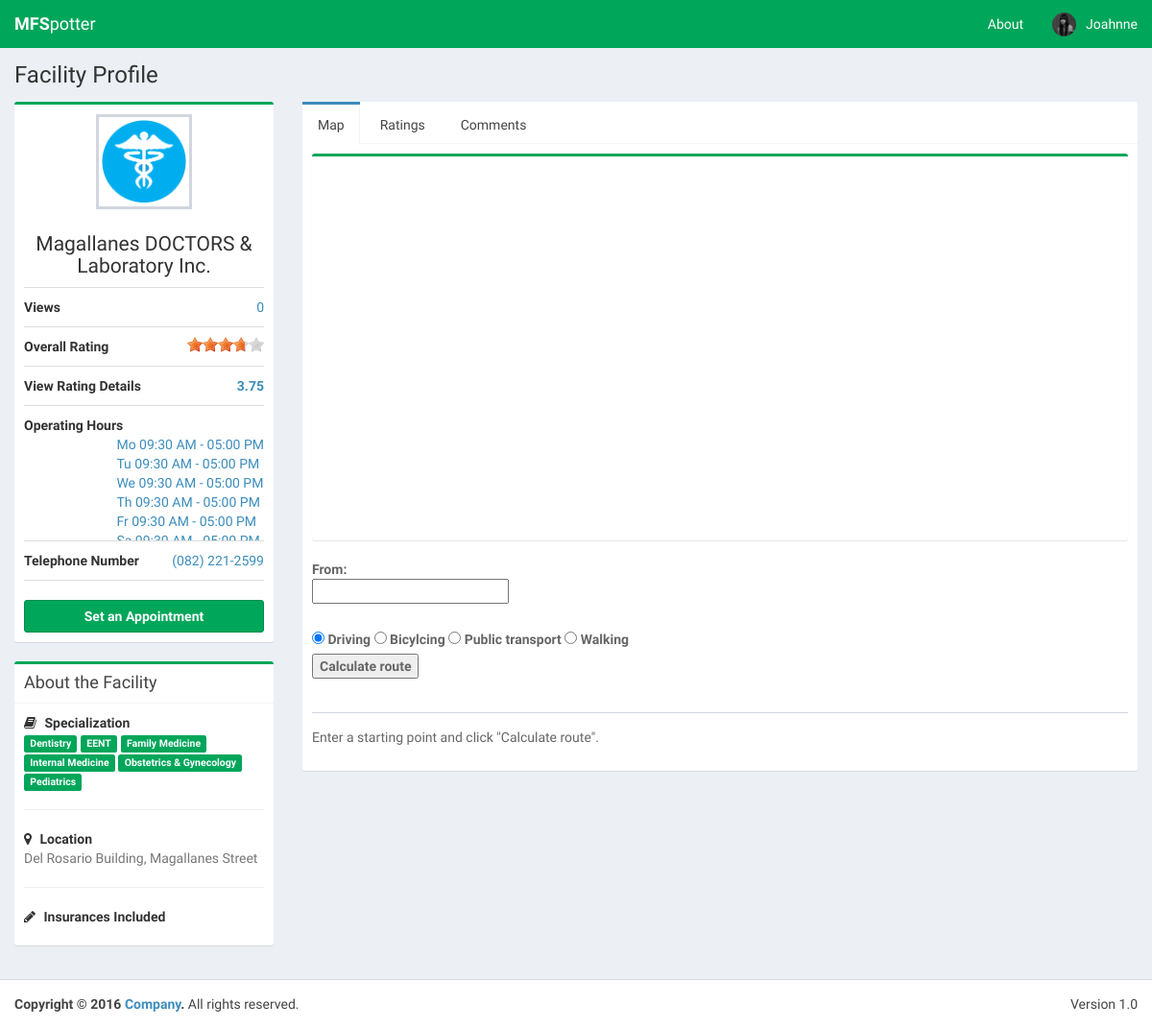
Screenshot of /facilityProfile.php?id=46 (signed in) with the database file from the repository.
### tables this page shows
CREATE TABLE IF NOT EXISTS `facility` (
  `facilityID` int(4) NOT NULL AUTO_INCREMENT,
  `facilityName` varchar(50) NOT NULL,
  `telephoneNumber` text NOT NULL,
  `longhitude` double DEFAULT NULL,
  `latitude` double DEFAULT NULL,
  `address` varchar(40) NOT NULL,
  `facilityPicture` varchar(30) NOT NULL,
  PRIMARY KEY (`facilityID`)
);

### config.php (called while the page is built, shortened)
<?php
$dbname="mfspotter";
?>

### facilityProfile.php (the view, shortened to what this page needs)
<?php
  $facility_id = $_GET["id"];
  include('config.php');
  $operating_period = array();
  $special = array();
  $viewNums = 0;
  $query = "SELECT * FROM `facility` WHERE facilityID = " . $facility_id . " ";
  $result = mysqli_query($connect, $query);
  if(mysqli_num_rows($result) > 0)
  {
    while($row = mysqli_fetch_array($result))
    {
      $facility_name = $row['facilityName'];
      $facility_tel = $row['telephoneNumber'];
      $facility_address = $row['address'];
      $facility_picture = $row['facilityPicture'];
    }
  }
  $query9 = "SELECT COUNT(viewID) AS viewID FROM `views` WHERE facilityID = " . $facility_id . " ";
  $result9 = mysqli_query($connect, $query9);
  if(mysqli_num_rows($result9) > 0)
  {
    while($row9 = mysqli_fetch_array($result9))
    {
      $viewNums = $row9['viewID'];
    }
  }
  $query4 = "SELECT specialization FROM specialization sp, hasspecialization hs, facility f WHERE f.facilityID = hs.facilityID AND sp.specializationID = hs.specializationID AND f.facilityID = " . $facility_id . " ";
  $result4 = mysqli_query($connect, $query4);
  if(mysqli_num_rows($result4) > 0)
  {
    while($row4 = mysqli_fetch_array($result4))
    {
      $special[] = $row4['specialization'];
    }
  }
  $query2 = "SELECT dayofweek, DATE_FORMAT(timeOpened, '%h:%i %p') AS Opening_Time, DATE_FORMAT(timeClosed, '%h:%i %p') AS Closing_Time FROM `operatingperiod` WHERE facilityID = " . $facility_id . " ";
  $result2 = mysqli_query($connect, $query2);
  if(mysqli_num_rows($result2) > 0)
  {
    while($row2 = mysqli_fetch_array($result2))
    {
      $operating_period[] = array($row2['dayofweek'],$row2['Opening_Time'], $row2['Closing_Time']);
    }
  }
function getOverallVotePerID($id){
  include('config.php');
  $query = "SELECT AVG(rating) as overall, (SELECT AVG(rating) as last FROM rating WHERE dateRated <= DATE_SUB(NOW(),INTERVAL 1 YEAR) AND rating.facilityID = ".$id.")/2 as oneYearBefore
  FROM rating, facility
  WHERE rating.facilityID = facility.facilityID AND facility.facilityID = ".$id."
            AND dateRated >= DATE_SUB(NOW(),INTERVAL 1 YEAR)
            GROUP BY facility.facilityID";
  $result = mysqli_query($connect, $query);
  if(mysqli_num_rows($result) > 0)
  {
    while($row = mysqli_fetch_array($result))
    {
      if($row['oneYearBefore'] == null)
      {
        return number_format($row['overall'],2);
      }
      else
      {
        return number_format(($row['overall'] + $row['oneYearBefore'])/2 ,2);
      }
    }
  }
  else
  {
    return 0;
  }
}
?>
<!DOCTYPE html>
<html>
<head>
  <link rel="stylesheet" href="bootstrap/css/bootstrap.min.css">
  <link rel="stylesheet" href="https://cdnjs.cloudflare.com/ajax/libs/font-awesome/4.5.0/css/font-awesome.min.css">
  <link rel="stylesheet" href="https://cdnjs.cloudflare.com/ajax/libs/ionicons/2.0.1/css/ionicons.min.css">
  <link rel="stylesheet" href="dist/css/AdminLTE.min.css">
  <link rel="stylesheet" href="dist/css/skins/_all-skins.min.css">
  <link rel="stylesheet" href="plugins/rateit-scripts/rateit.css">
  <link rel="stylesheet" href="http://maxcdn.bootstrapcdn.com/font-awesome/latest/css/font-awesome.min.css">
  <link rel="stylesheet" href="dist/themes/fontawesome-stars.css">
  <link rel="stylesheet" href="dist/themes/fontawesome-stars-o.css">
</head>
<body class="hold-transition skin-green layout-top-nav" onload="load()">
<div class="wrapper">
   <header class="main-header">
    <nav class="navbar navbar-static-top">
      <div class="navbar-header">
        <a href="/mfspotter/Landing.php" class="navbar-brand"><b>MFS</b>potter</a>
      </div>
        <div class="navbar-custom-menu">
          <ul class="nav navbar-nav">
            <li><a href="#">About</a></li>
          <?php
            include("config.php");
            include("header.php");
          ?>
          </li>
        </ul>
      </div>
    </nav>
  </header>
  <div class="content-wrapper">
      <section class="content-header">
        <h1>
          Facility Profile
        </h1>
      </section>
      <section class="content">
        <div class="row">
          <div class="col-md-3">
            <div class="box box-primary box-success">
              <div class="box-body box-profile">
                <img class="profile-user-img img-responsive" src="/mfspotter/dist/img/facilitypic/<?php echo $facility_picture ?>.jpg" alt="User profile picture">
                <h3 class="profile-username text-center"><?php echo $facility_name ?></h3>
                <ul class="list-group list-group-unbordered">
                  <li class="list-group-item">
                    <b>Views</b>
                        <a class="pull-right">
                          <?php echo $viewNums ?>
                        </a>
                  </li>
                  <li class="list-group-item">
                    <b>Overall Rating</b>
                        <a class="pull-right">
                          <div class="rateit" data-rateit-value="<?php echo getOverallVotePerID($facility_id)?>"  data-rateit-ispreset="true" data-rateit-readonly="true">
                          </div>
                        </a>
                  </li>
                  <li class="list-group-item">
                    <b>View Rating Details</b>
                        <a class="pull-right">
                         <b><a data-toggle="modal" href="#ratingDetailsModal" class="pull-right"><?php echo number_format(getOverallVotePerID($facility_id),2)?></a></b>
                        </a>
                  </li>
                  <li class="list-group-item">
                    <b>Operating Hours</b> <a class="pull-right">
                    <?php
                      for($row = 0; $row < count($operating_period); $row++)
                      {
                        if($operating_period[$row][0] == 0)
                        {
                          $operating_period[$row][0] = "Su";
                        }
                        else if($operating_period[$row][0] == 1)
                        {
                          $operating_period[$row][0] = "Mo";
                        }
                        else if($operating_period[$row][0] == 2)
                        {
                          $operating_period[$row][0] = "Tu";
                        }
                        else if($operating_period[$row][0] == 3)
                        {
                          $operating_period[$row][0] = "We";
                        }
                        else if($operating_period[$row][0] == 4)
                        {
                          $operating_period[$row][0] = "Th";
                        }
                        else if($operating_period[$row][0] == 5)
                        {
                          $operating_period[$row][0] = "Fr";
                        }
                        else if($operating_period[$row][0] == 6)
                        {
                          $operating_period[$row][0] = "Sa";
                        }
                        echo ''. $operating_period[$row][0] . ' '. $operating_period[$row][1] .' - '. $operating_period[$row][2] ;
                        echo '<br/>';
                      }
                    ?>
                    </a>
                  </li>
                  <li class="list-group-item">
                    <b>Telephone Number</b> <a class="pull-right"><?php echo $facility_tel ?></a>
                  </li>
                </ul>
                 <a href="appointment.php?id=<?php echo $facility_id ?>" class="btn btn-success btn-block"><b>Set an Appointment</b></a>
              </div>
            </div>
            <div class="box box-primary box-success">
              <div class="box-header with-border">
                <h3 class="box-title">About the Facility</h3>
              </div>
              <div class="box-body">
                <strong><i class="fa fa-book margin-r-5"></i> Specialization</strong>
                <p class="text-muted">
                  <?php
                    foreach($special as $sp)
                    {
                      echo '<span class="label label-success">'. $sp .'</span> ';
                    }
                  ?>
                </p>
                <hr>
                <strong><i class="fa fa-map-marker margin-r-5"></i> Location</strong>
                <p class="text-muted"><?php echo $facility_address ?></p>
                <hr>
                <strong><i class="fa fa-pencil margin-r-5"></i> Insurances Included</strong>
              </div>
            </div>
          </div>
        <div class="col-md-9">
          <div class="nav-tabs-custom">
            <ul class="nav nav-tabs">
              <li class="active"><a href="#ltab_1" data-toggle="tab">Map</a></li>
              <li><a href="#ltab_2" data-toggle="tab">Ratings</a></li>
              <li><a href="#ltab_3" data-toggle="tab">Comments</a></li>
            </ul>
            <div class="tab-content">
              <div class="tab-pane active" id="ltab_1">
                <div class="box box-primary box-success">
                  <div id="viewfaci_map" style="position: relative; width:100%; height:400px"></div>
                </div>
                <div class="post">
                  <div class="user-block">
                      <label>
                        From: <br />
                        <input type="text" id="routeStart">
                              <br><a href="#" class="autoLink" style="display: none;">Use current location: <span>not found</span></a>
                      </label>
                        <br>
                        <label>
                        <br>
                      <label><input type="radio" name="travelMode" value="DRIVING" checked /> Driving</label>
                      <label><input type="radio" name="travelMode" value="BICYCLING" /> Bicylcing</label>
                      <label><input type="radio" name="travelMode" value="TRANSIT" /> Public transport</label>
                      <label><input type="radio" name="travelMode" value="WALKING" /> Walking</label>
                      <br><input type="submit" value="Calculate route" onclick="calcRoute();return false">
                  </div>
                </div>
                <div class="post">
                  <div class="user-block">
                    <div id="directionsPanel">
                      Enter a starting point and click "Calculate route".
                    </div>
                  </div>
                </div>
              </div>
            </div>
          </div>
        </div>
        </div>
        </div>
  </div>
  <footer class="main-footer">
    <div class="pull-right hidden-xs">
      Version 1.0
    </div>
    <strong>Copyright &copy; 2016 <a href="#">Company</a>.</strong> All rights reserved.
  </footer>
</body>
</html>

### rows the page displays
facility: facilityPicture (placeholder picture), facilityName "Magallanes DOCTORS & Laboratory Inc.", telephoneNumber "(082) 221-2599", address "Del Rosario Building, Magallanes Street"

### other values shown
$_SESSION["firstname"] "Joahnne"
$viewNums "0"
getOverallVotePerID($facility_id) "3.75"
$operating_period[$row][0] "Mo"
$operating_period[$row][1] "09:30 AM"
$operating_period[$row][2] "05:00 PM"
$operating_period[$row][0] "Tu"
$operating_period[$row][0] "We"
$operating_period[$row][0] "Th"
$operating_period[$row][0] "Fr"
$sp "Dentistry"
$sp "EENT"
$sp "Family Medicine"
$sp "Internal Medicine"
$sp "Obstetrics & Gynecology"
